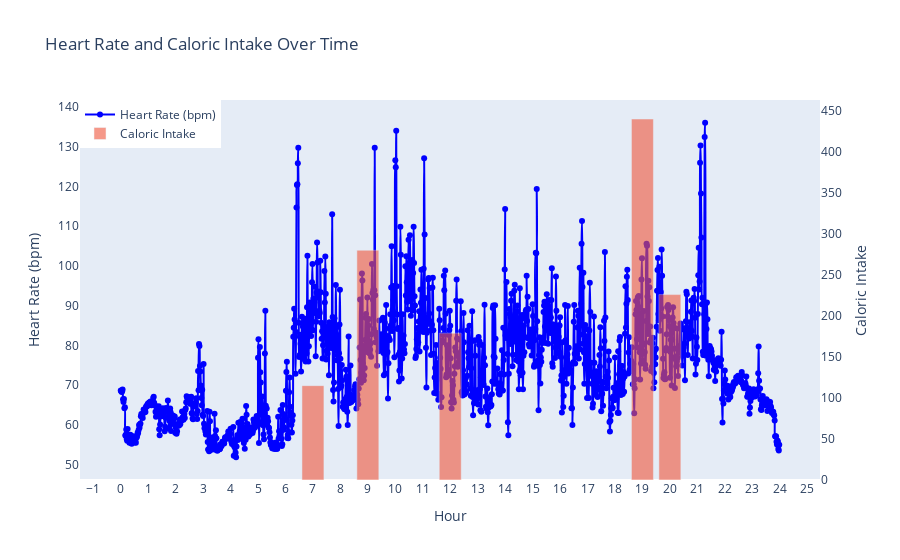

The notebook cell saved with this chart:
### Code cell
import plotly.graph_objects as go
import pandas as pd

# Assuming `dayonehr` is your heart rate DataFrame
# Convert 'hour' and 'minute' into a continuous time axis (fractional hours)
dayonehr["time"] = dayonehr["hour"] + dayonehr["minute"] / 60

# Assuming `dayonefood` is your calorie intake DataFrame
# Aggregate calorie intake per hour

# Create the figure
fig = go.Figure()

# Add heart rate as a smooth spline line plot
fig.add_trace(go.Scatter(
    x=dayonehr["time"], 
    y=dayonehr["hr"], 
    mode='lines+markers',
    name='Heart Rate (bpm)',
    line=dict(color='blue', shape='spline', smoothing=1.3)
))

# Add calorie intake as a bar chart per hour
fig.add_trace(go.Bar(
    x=dayonefood["time"], 
    y=dayonefood["calorie"], 
    name='Caloric Intake',
    yaxis='y2',
    opacity=0.6
))

# Update layout to use dual y-axes and ensure x-axis is in whole hours
fig.update_layout(
    title="Heart Rate and Caloric Intake Over Time",
    xaxis=dict(title="Hour", tickmode="linear", dtick=1),  # Ensure x-axis is in whole hours
    yaxis=dict(title="Heart Rate (bpm)", side="left", showgrid=False),
    yaxis2=dict(title="Caloric Intake", overlaying="y", side="right", showgrid=False),
    legend=dict(x=0, y=1),
    barmode="overlay"
)

# Show interactive plot
fig.show()

### Figure 1 — Plotly figure (JSON) as saved in the notebook; plotly's stock layout.template omitted (floating-point values rounded to 4 significant figures; data arrays with more than 128 entries replaced by an {"elided": "..."} marker saying what was removed)
{"data": [{"line": {"color": "blue", "shape": "spline", "smoothing": 1.3}, "mode": "lines+markers", "name": "Heart Rate (bpm)", "type": "scatter", "x": {"elided": "1440 float values"}, "y": {"elided": "1440 float values"}}, {"name": "Caloric Intake", "opacity": 0.6, "type": "bar", "x": [7, 9, 12, 19, 20], "y": [115, 280, 179, 440, 226], "yaxis": "y2"}], "layout": {"barmode": "overlay", "legend": {"x": 0, "y": 1}, "title": {"text": "Heart Rate and Caloric Intake Over Time"}, "xaxis": {"dtick": 1, "tickmode": "linear", "title": {"text": "Hour"}}, "yaxis": {"showgrid": false, "side": "left", "title": {"text": "Heart Rate (bpm)"}}, "yaxis2": {"overlaying": "y", "showgrid": false, "side": "right", "title": {"text": "Caloric Intake"}}}}
